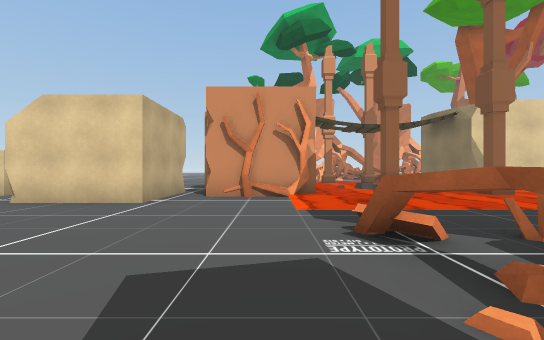
view 1 (above)

24 first-person views from a walk through a 3-D level made in the Unity game engine. The camera is 1.2 m above the floor, looks level and sees 90° across. The floor is counted in squares, 2 m on a side. Each view is taken from the middle of a square. On the plan, view 1 faces up. The plan holds only what a view shows up to about 9 squares ahead; the rest is blank. The place goes on beyond the plan. The player character is not drawn. Some surface patterns are stand-ins.

view 2
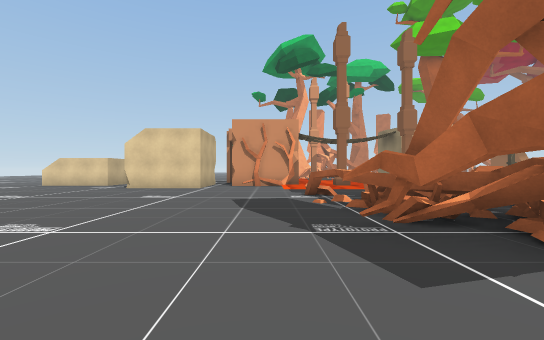

view 3
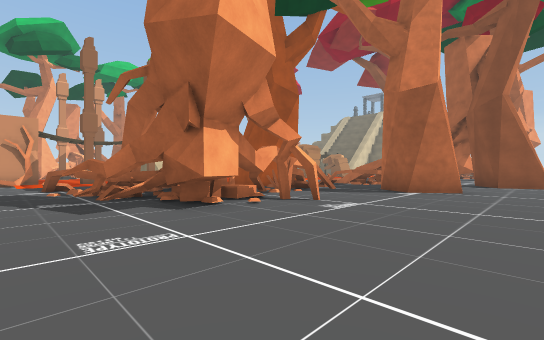

view 4
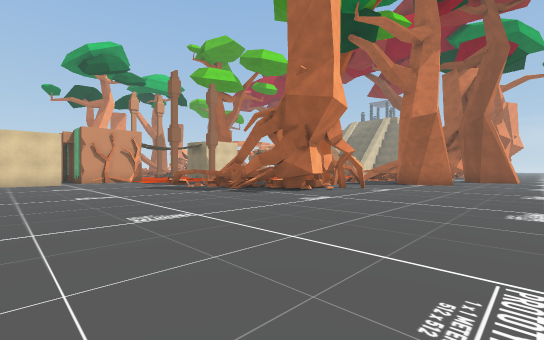

view 5
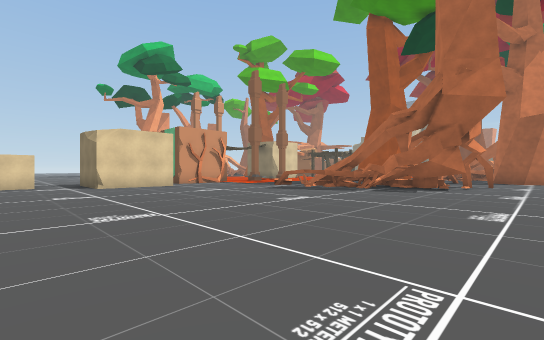

view 6
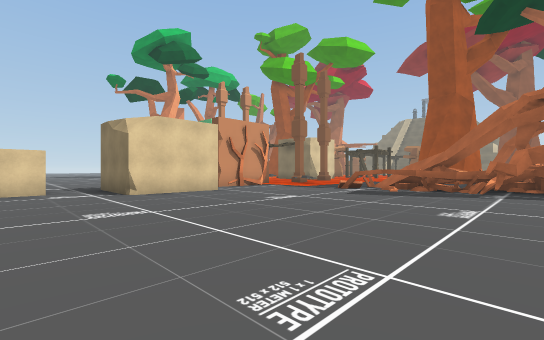

view 7
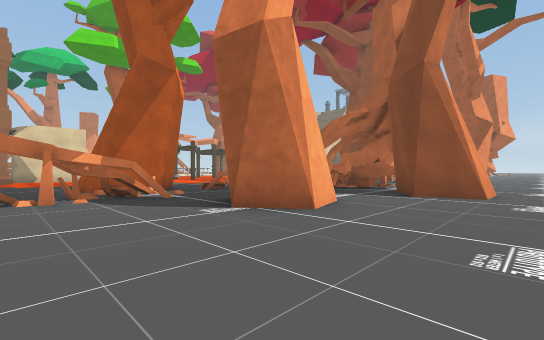

view 8
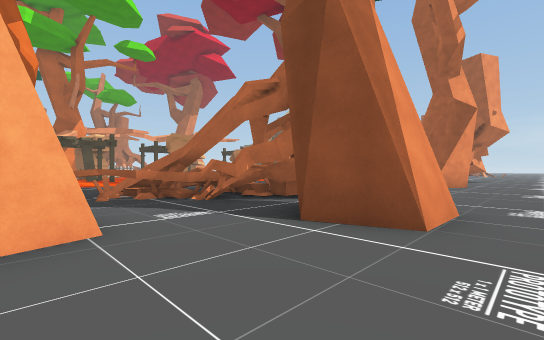

view 9
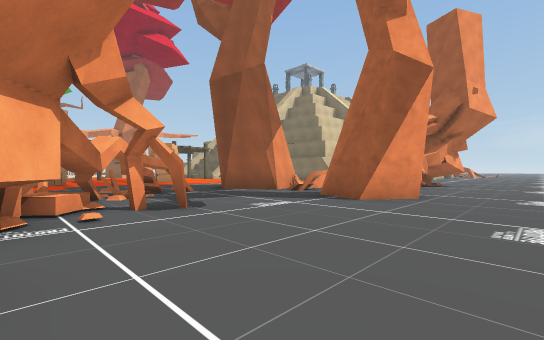

view 10
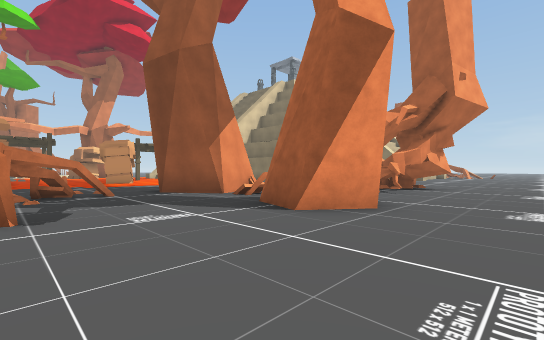

view 11
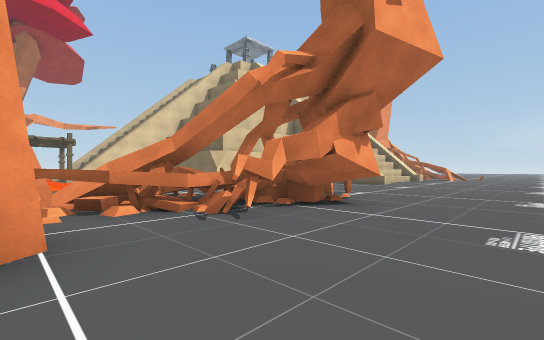

view 12
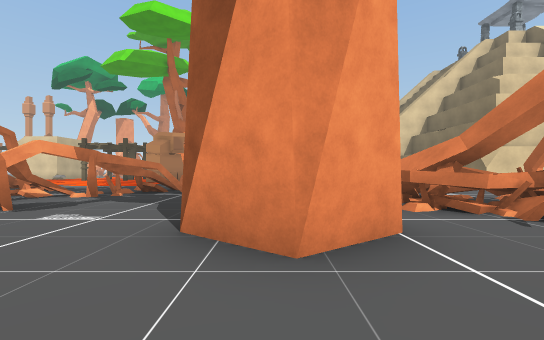

view 13
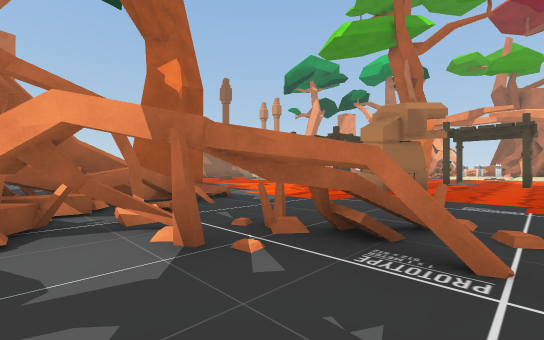

view 14
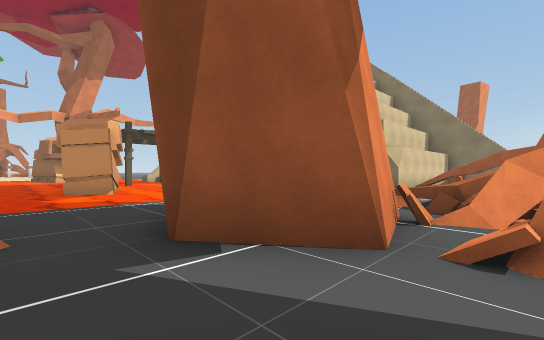

view 15
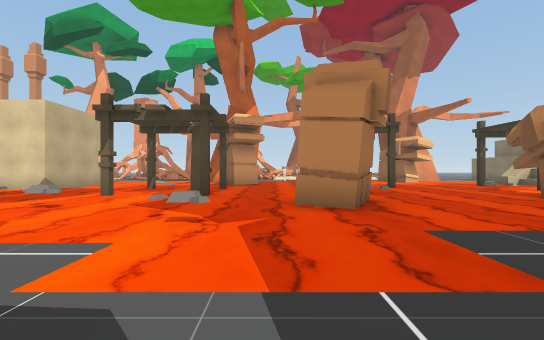

view 16
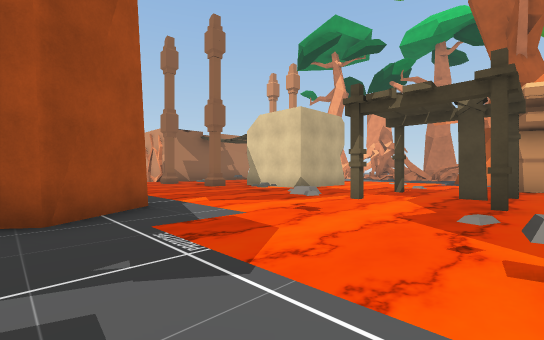

view 17
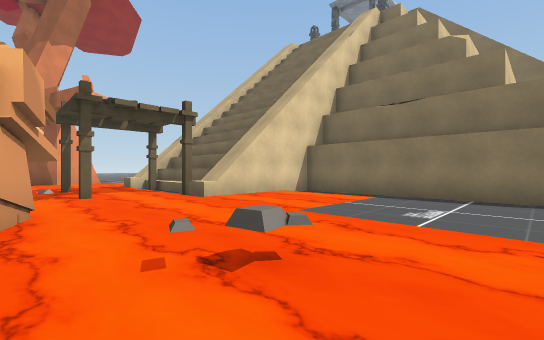

view 18
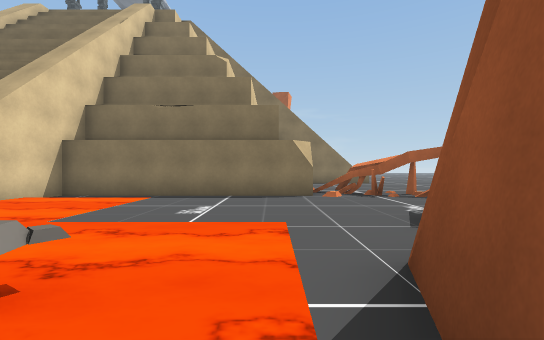

view 19
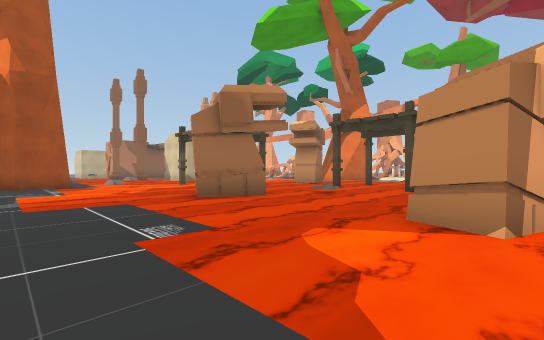

view 20
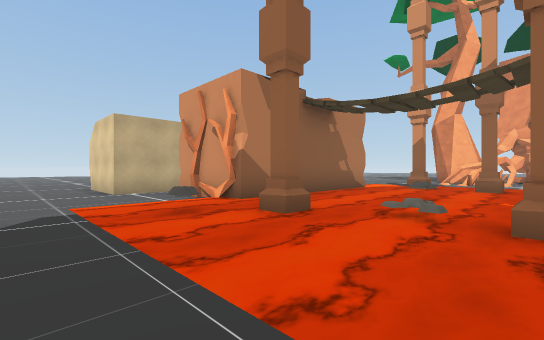

view 21
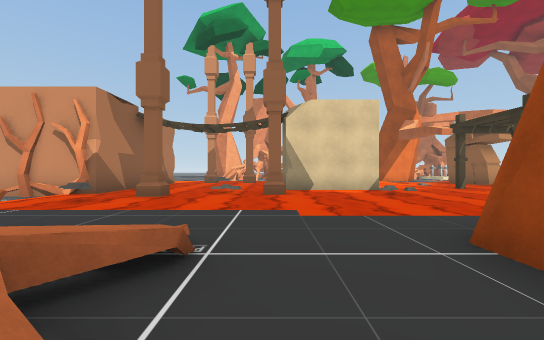

view 22
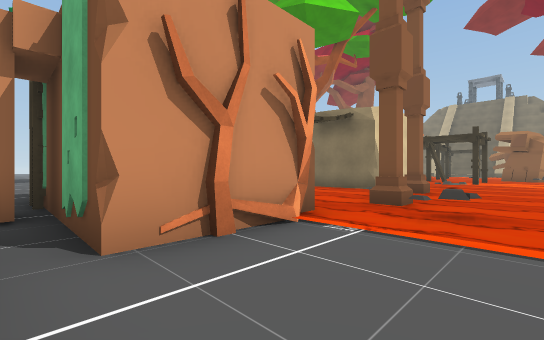

view 23
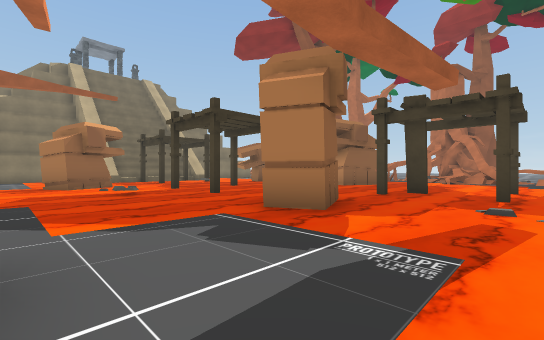

view 24
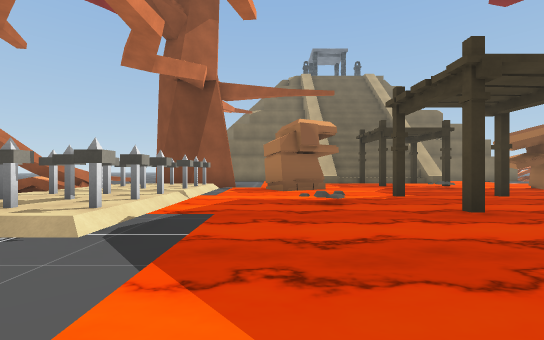

### Floor plan
Key: @ floor where view 1 was taken; # wall or solid block; x gap in a wall; . main floor; : floor 0.5 m higher than the main floor; + floor 5.75 m higher than the main floor; / step, stairs or slope; = window, fence, low wall or low ledge; ≈ lava the walk keeps out of; ^ raised ledge; v drop or lower ground; P pillar; R rock; T tree; O other object.
Columns run from 7 left of view 1 to 33 right of it. Each row starts with its distance up from view 1.
 20                           ^
 19                          ^#
 18                          =^#^
 17                        O: :
 16                       OOOOO #
 15                      .OOOOO #
 14                  ......≈≈≈≈≈
 13      .           ≈..≈     OO
 12      .   PPP     ≈≈≈≈     OO
 11      .  #P P       OO         ≈
 10      .# O          OO         ≈^
  9  ..  #### O ≈  #              O#   v
  8  ..  ## O OO≈  #      OO      ≈##vvv
  7 #.###.# O   ≈≈≈≈              O^vvvv
  6 ..###.##OPP P    OO       OO  ≈≈≈+vvv
  5 ..###...RR            OO  OO     # vv
  4 ........≈≈≈≈≈≈≈≈ RR  OO   OO  ≈≈≈#  vv
  3 ..................  R ≈≈≈≈    ≈..#   v
  2 ........^=//..###.≈≈≈≈≈..≈≈≈R ≈..#     v
  1 ........^#^=..###...........≈≈≈..#     v
  0 .......@.#^...##..= ^.. x.. ##...###
 -1 ........##^x.#=..###^..x^.####= .###
 -2 .........######...^#^###...###^=###..
 -3 .........###.......^^##.....###^##...
 -4 ...............TT..#####...TT^#^^##...
 -5 ...............##...T#....T##.#x# .....
 -6    ................# ......#....#.......
 -7    ................TT....................
 -8    ......................................

Positions as (right, up) in squares from view 1, and headings:
1: (0, 0), facing up
2: (0, -4), facing up
3: (0, -7), facing up-right
4: (-4, -8), facing up-right
5: (-7, -5), facing up-right
6: (-7, -2), facing up-right
7: (5, -8), facing up-right
8: (9, -8), facing up-right
9: (14, -8), facing up-right
10: (16, -8), facing up-right
11: (21, -8), facing up-right
12: (20, -8), facing up
13: (18, -3), facing up-left
14: (18, -3), facing up-right
15: (14, 0), facing up
16: (13, 1), facing up-left
17: (20, 1), facing up-right
18: (20, 1), facing right
19: (20, 1), facing up-left
20: (5, 3), facing up-left
21: (5, 0), facing up
22: (-2, 4), facing up-right
23: (10, 14), facing down-right
24: (12, 13), facing right
